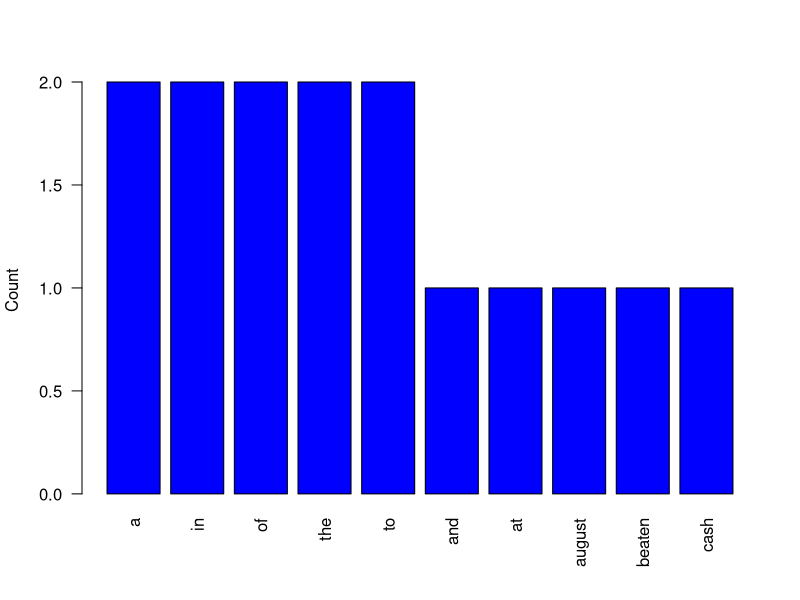

Generate this figure with R:
## ---- chunk 1
wordRank <- function(inputText) {
    mySplit <- strsplit(inputText, "[^a-zA-Z]+")
    mySplit <- tolower(mySplit[[1]])
    aSplit <- table(mySplit)
    aSplit <- sort(aSplit, decreasing=T)
    theSplit <- aSplit[1:10]
    theSplit
    }

myInput <- "The death of James Foley in August at the hands of Islamic State jihadists in Syria was a very public end to a hidden ordeal shared with nearly two dozen other Westerners, who were routinely beaten, starved, subjected to waterboarding and sometimes traded for cash, his freed cellmates say."

par(las=2); barplot(wordRank(myInput), col="blue", ylab="Count")
